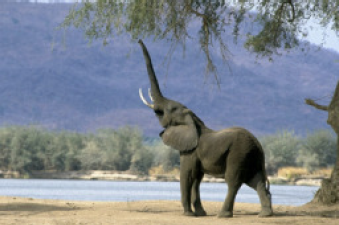
//> input picture elephant-input.png, 339 x 225 px
$ ./inpaint_kmeans elephant-input.png elephant-inpaint.png   (built with g++ and OpenCV 4)
//> lines starting //> are read from the running program, lines starting //| are printed output that depends on the picture
#include <opencv2/opencv.hpp>
#include <iostream>
#include <stdio.h>
#include <vector>
#include <math.h>
#include <cstdlib>
#include <time.h>

using namespace std;
using namespace cv;

//patches parameters
int win_size = 9;
int stride = 3;

//kmeans parameters
int cluster_count = 100; // will change!
int attemps = 1;
int numKmeansIteration = 10000;
float eps = 0.00001;

// [42 lines left out: function make_unique, not called in this run]

Mat rand_select_and_shuffle(Mat in, int num_samples)
{
    if( num_samples > in.rows)
    {
        num_samples = in.rows;//just shuffle
    }

    int total = in.rows;
    int* idx = new int[total];
    for(int i = 0; i < total; i++)
        idx[i] = i;

    srand(time(0));
    random_shuffle(&idx[0], &idx[total-1]);

    Mat retMe;
    retMe.create( num_samples, in.cols, in.type());
    for(int i = 0; i < num_samples; i++)
    {
        in.row( idx[i] ).copyTo( retMe.row(i) );
    }
    delete[] idx;
    return retMe;

}

int main(int argc, char* argv[])
{
    if(argc < 3)
    {
        printf("Usage: %s src mask output\n",argv[0]);
        return -1;
    }
    Mat src, src_gray, mask, mask_gray, grad_x, grad_y, inpaint_me;

    // init src, mask
    src = imread(argv[1]);
//> src is the input picture: 225 rows x 339 cols, CV_8UC3; mean B, G, R 144, 134.4, 127.3
    mask = imread(argv[2]);
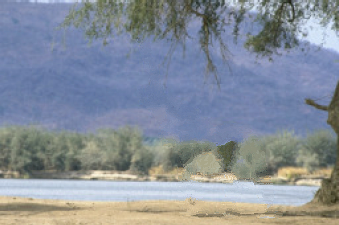
//> input picture elephant-inpaint.png, 339 x 225 px
//> mask is the input picture: 225 rows x 339 cols, CV_8UC3; mean B, G, R 154.1, 142.7, 134.6
    if(!src.data || !mask.data){return -1;}
    //Experimental resize!
    //resize(src, src, Size(0,0), 0.5, 0.5);
    //resize(mask, mask, Size(0,0), 0.5, 0.5);
    src.copyTo(inpaint_me, mask);// inpaint_me is a bgr mat
    cvtColor(inpaint_me, inpaint_me, CV_BGR2Lab);//inpaint_me is now in Lab space
//> inpaint_me: 225 rows x 339 cols, CV_8UC3; mean of channels 0, 1, 2 141.7, 128.2, 122.3

    //Computing gradients
    GaussianBlur( src, src, Size(3,3), 0, 0, BORDER_DEFAULT);
    cvtColor(src, src_gray, CV_BGR2GRAY);
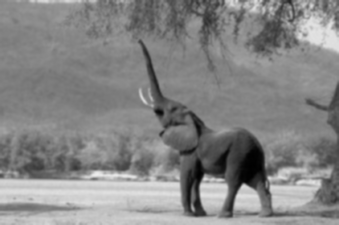
//> src_gray: 225 rows x 339 cols, CV_8UC1; min 0, max 237, mean 133.4
    cvtColor(mask, mask_gray, CV_BGR2GRAY);
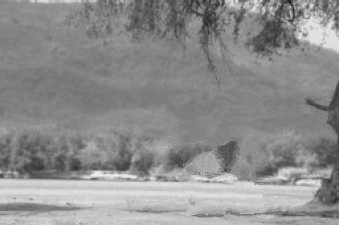
//> mask_gray: 225 rows x 339 cols, CV_8UC1; min 26, max 243, mean 141.6
    Mat src_gray_f;
    src_gray.convertTo(src_gray_f, CV_32FC1, 1./255.);
    Sobel(src_gray_f, grad_x, CV_32F, 1, 0, 3, 1, 0, BORDER_DEFAULT);
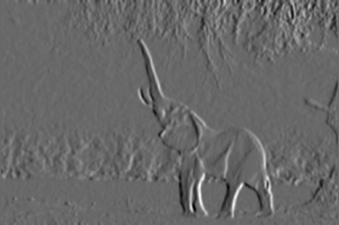
//> grad_x: 225 rows x 339 cols, CV_32FC1; min -1.4, max 2.01, mean -0.00254; drawn with min black and max white
    Sobel(src_gray_f, grad_y, CV_32F, 0, 1, 3, 1, 0, BORDER_DEFAULT);
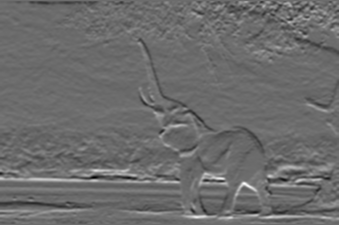
//> grad_y: 225 rows x 339 cols, CV_32FC1; min -1.41, max 1.91, mean 0.00659; drawn with min black and max white


    // create patches inside I - \omega, and find boundary
    // patches si matrix, each row is a single patch vector (casted to float)
    int num_patches = 0;
    int num_vec = (mask.rows - win_size)*(mask.cols - win_size)/(stride * stride);
//> num_vec = 7920
    int f_vec_len = (win_size * win_size)*src.channels();
//> f_vec_len = 243
    Mat patches(num_vec, f_vec_len, CV_32FC1);
    for(int y =0; y < mask.rows - win_size; y+=stride)
    {
        for(int x =0; x < mask.cols - win_size; x+=stride)
        {
            //create patch
            Mat patch_mat = inpaint_me(Range(y,y+win_size), Range(x,x+win_size)).clone();
            Mat mask_patch = mask_gray(Range(y,y+win_size), Range(x,x+win_size)).clone();
            patch_mat = patch_mat.reshape(1,1);

            if( countNonZero(mask_patch) == win_size * win_size )
            {
                for(int j =0; j < f_vec_len; j++)
                    patches.at<float>(num_patches,j) =(float) patch_mat.at<uchar>(0,j);
                num_patches++;

            }
        }
    }
//> this loop made 72 passes
//> num_patches on passes 1 to 12: 110, 220, 330, 440, 550, 660, 770, 880, 990, 1100, 1210, 1320
//> after the loop, num_patches = 7920

    cout<<num_patches<<" patches created!"<<endl;
//| 7920 patches created!

    // make it unique!
    /*patches = make_unique(patches);
    num_patches = patches.rows;
    cout<<num_patches<<" unique patches!"<<endl;*/


    //running kmeans on patches
    //1st shuffle
    patches = rand_select_and_shuffle(patches, num_patches);
    Mat labels;
    Mat centers;
    cluster_count = (int)sqrt(num_patches);
//> cluster_count = 88

    cout<<"Running kmeans ... "<<flush;
    kmeans(patches, cluster_count, labels, TermCriteria(CV_TERMCRIT_ITER|CV_TERMCRIT_EPS, numKmeansIteration, eps), attemps, KMEANS_PP_CENTERS, centers);
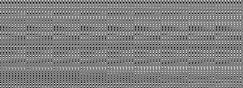
//> centers: 88 rows x 243 cols, CV_32FC1; min 4.22, max 222.4, mean 128.6
//> labels = 7920 values, max 87 at index 561, min 0 at index 237, mean 42.23
    cout<<"Done!"<<endl;
    vector<int>*  centerToRowsMap = new vector<int>[cluster_count];//TODO: delete
    for(int i = 0; i < num_patches; i++)
    {
        centerToRowsMap[labels.at<int>(i)].push_back(i);//centerToRowsMap[j_th cluster] contains list of sample indices in that cluster
    }


    //compute C(p) i.e. by mean filtering
    Mat mask_gray_f, C_p, filled_f, filled;
    mask_gray.convertTo(mask_gray_f, CV_32FC1, 1./255.);
    filled = mask_gray.clone();

    int num_black = mask.rows * mask.cols - countNonZero(filled);
//> num_black = 0


    int iter = 0;
    while(iter < num_black)
    {
        filled.convertTo(filled_f, CV_32FC1, 1./255.);
        blur(filled_f, C_p, Size(win_size, win_size), Point(-1,-1) );

        // find boundaries!
        vector<vector<Point> > contours;
        Mat not_filled = 255 - filled;
        findContours(not_filled, contours, CV_RETR_LIST, CV_CHAIN_APPROX_NONE);

        // find pixel with the highest priority
        float max_p_p = -1;
        int max_c_idx = -1;
        int max_p_idx = -1;


        for(int c = 0; c < contours.size(); c++)
        {
            for(int p = 0; p < contours[c].size(); p++)
            {
                Point this_p = contours[c][p];
                int last_point_idx = (p-1) < 0 ? contours[c].size() - 1: p-1;
                int next_point_idx = (p+1)%contours[c].size();
                Point last_p = contours[c][last_point_idx];
                Point next_p = contours[c][next_point_idx];
                Point boundary_dir_p = next_p - last_p;
                Point2f grad_p(grad_x.at<float>(this_p), grad_y.at<float>(this_p) );
                float this_c_p = C_p.at<float>(this_p);
                float priority = this_c_p * fabs(grad_p.x*boundary_dir_p.x + grad_p.y*boundary_dir_p.y);
                if(priority > max_p_p)
                {
                    max_p_p = priority;
                    max_c_idx = c;
                    max_p_idx = p;
                }

            }
        }

        // find min distance
        Point start = contours[max_c_idx][max_p_idx] - Point(win_size/2, win_size/2);
        Mat max_mask_patch = filled(Range(start.y, start.y+win_size), Range(start.x, start.x+win_size) ).clone();
        Mat max_patch_mat  = inpaint_me(Range(start.y, start.y+win_size),Range(start.x, start.x+win_size) ).clone();

        max_mask_patch = max_mask_patch.reshape(1,1);
        max_patch_mat =  max_patch_mat.reshape(1,1);
        int min_dist = 255*255*3 + 1;
        int min_dist_cluster = 255*255*3 + 1;
        int min_dist_idx = 0;
        int min_dist_cluster_idx = 0;

        //find min cluster center distance
        for(int y = 0; y < cluster_count; y++)
        {
            int dist = 0;
            for(int x = 0; x < f_vec_len; x++)
            {
                if(max_mask_patch.at<uchar>(0,x/3) > 0 )
                {
                    int diff = (int)centers.at<float>(y,x) - max_patch_mat.at<uchar>(0,x);
                    dist += diff*diff;
                }
            }
            if(dist < min_dist_cluster)
            {
                min_dist_cluster = dist;
                min_dist_cluster_idx = y;
            }
        }

        for(int j = 0; j < centerToRowsMap[min_dist_cluster_idx].size(); j++)
        {
            int dist = 0;
            for(int x = 0; x < f_vec_len; x++)
            {
                if(max_mask_patch.at<uchar>(0,x/3) > 0 )
                {
                    int diff = (int)patches.at<float>(centerToRowsMap[min_dist_cluster_idx][j],x) - max_patch_mat.at<uchar>(0,x);
                    dist += diff*diff;
                }
            }

            if(dist < min_dist)
            {
                min_dist = dist;
                min_dist_idx = centerToRowsMap[min_dist_cluster_idx][j];
            }

        }

        // [17 lines of commented-out code are left out]

        Point fill_me = contours[max_c_idx][max_p_idx];

        filled.at<uchar>(fill_me) = 255;
        for(int r =0; r < 3; r++)
            inpaint_me.at<Vec3b>(fill_me)[r] = (int)patches.at<float>(min_dist_idx, (win_size*win_size/2)*3+r);
        iter++;
        //cout<<"Iter: "<<iter<<endl;

        //Save temporary results in save/ folder
        if(iter % 100 == 0)
        {
            cout<<"Iter: "<<iter<<endl;
            Mat temp = inpaint_me.clone();
            cvtColor(temp, temp, CV_Lab2BGR);
            char name[256]={0};
            sprintf(name,"save/%d.png",iter);
            imwrite(name, temp);
        }
    }
//> this loop made 0 passes
//> after the loop, iter = 0

    cvtColor(inpaint_me, inpaint_me, CV_Lab2BGR);
//> (the run ends here: the program stops with an error, at `imwrite(argv[3], inpaint_me);`)
